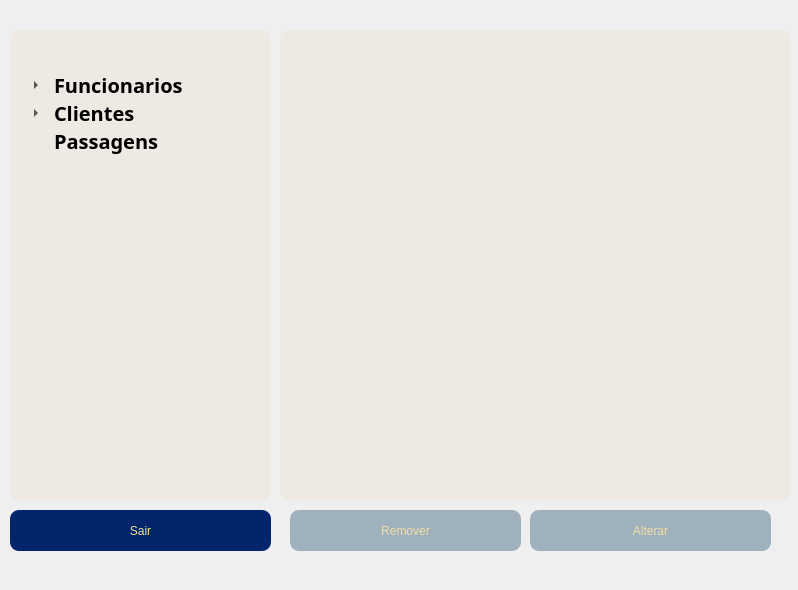
<?xml version="1.0" encoding="UTF-8"?>
<ui version="4.0">
 <class>telaMenuGerente</class>
 <widget class="QMainWindow" name="telaMenuGerente">
  <property name="geometry">
   <rect>
    <x>0</x>
    <y>0</y>
    <width>798</width>
    <height>590</height>
   </rect>
  </property>
  <property name="windowTitle">
   <string>AirSys - Menu</string>
  </property>
  <property name="styleSheet">
   <string notr="true">#telaMenuGerente
{
background-image: url(:/fundos/fundo3.jpg);
}

#tabelaFuncionarios
{
border-radius: 10px;
background-color: rgba(239, 230, 221, 150);
}

#frameListaOpcoes
{
border-radius: 10px;
background-color: rgba(239, 230, 221, 150);
}

#listaOpcoes
{
font: 15pt &quot;MathJax_Size1&quot;;
background-color: rgb(255, 255, 255, 0);
}

#botaoVoltar
{
font: 14pt &quot;Bitstream Vera Sans&quot;;
border-radius:9px;
color: rgb(243, 223, 162);
background-color: rgb(3, 37, 108);
}
#botaoVoltar:hover
{
font: 14pt &quot;Bitstream Vera Sans&quot;;
border-radius:9px;
background-color: #6E8898;
}

#botaoRemover
{
font: 14pt &quot;Bitstream Vera Sans&quot;;
border-radius:9px;
color: rgb(243, 223, 162);
background-color: #9FB1BC;
}
#botaoRemover:hover
{
font: 14pt &quot;Bitstream Vera Sans&quot;;
border-radius:9px;
background-color: #6E8898;
}

#botaoAlterar
{
font: 14pt &quot;Bitstream Vera Sans&quot;;
border-radius:9px;
color: rgb(243, 223, 162);
background-color: #9FB1BC;
}
#botaoAlterar:hover
{
font: 14pt &quot;Bitstream Vera Sans&quot;;
border-radius:9px;
background-color: #6E8898;
}</string>
  </property>
  <widget class="QWidget" name="centralwidget">
   <widget class="QTableWidget" name="tabelaFuncionarios">
    <property name="geometry">
     <rect>
      <x>280</x>
      <y>30</y>
      <width>511</width>
      <height>471</height>
     </rect>
    </property>
    <property name="font">
     <font>
      <pointsize>12</pointsize>
     </font>
    </property>
    <property name="verticalScrollBarPolicy">
     <enum>Qt::ScrollBarAlwaysOff</enum>
    </property>
    <property name="sizeAdjustPolicy">
     <enum>QAbstractScrollArea::AdjustIgnored</enum>
    </property>
    <property name="autoScroll">
     <bool>true</bool>
    </property>
    <property name="showDropIndicator" stdset="0">
     <bool>false</bool>
    </property>
    <property name="alternatingRowColors">
     <bool>false</bool>
    </property>
    <property name="selectionMode">
     <enum>QAbstractItemView::SingleSelection</enum>
    </property>
    <property name="selectionBehavior">
     <enum>QAbstractItemView::SelectRows</enum>
    </property>
    <property name="showGrid">
     <bool>false</bool>
    </property>
    <property name="gridStyle">
     <enum>Qt::NoPen</enum>
    </property>
    <property name="cornerButtonEnabled">
     <bool>false</bool>
    </property>
    <attribute name="horizontalHeaderVisible">
     <bool>false</bool>
    </attribute>
    <attribute name="horizontalHeaderDefaultSectionSize">
     <number>101</number>
    </attribute>
    <attribute name="horizontalHeaderStretchLastSection">
     <bool>false</bool>
    </attribute>
    <attribute name="verticalHeaderVisible">
     <bool>false</bool>
    </attribute>
    <attribute name="verticalHeaderDefaultSectionSize">
     <number>60</number>
    </attribute>
    <row>
     <property name="text">
      <string>New Row</string>
     </property>
    </row>
    <row>
     <property name="text">
      <string>New Row</string>
     </property>
    </row>
    <row>
     <property name="text">
      <string>New Row</string>
     </property>
    </row>
    <row>
     <property name="text">
      <string>New Row</string>
     </property>
    </row>
    <row>
     <property name="text">
      <string>New Row</string>
     </property>
    </row>
    <row>
     <property name="text">
      <string>New Row</string>
     </property>
    </row>
    <row>
     <property name="text">
      <string>New Row</string>
     </property>
    </row>
    <row>
     <property name="text">
      <string>New Row</string>
     </property>
    </row>
    <column>
     <property name="text">
      <string>New Column</string>
     </property>
    </column>
    <column>
     <property name="text">
      <string>codigo</string>
     </property>
    </column>
    <column>
     <property name="text">
      <string>nome</string>
     </property>
    </column>
    <column>
     <property name="text">
      <string>cpf</string>
     </property>
    </column>
    <column>
     <property name="text">
      <string>numVendas</string>
     </property>
    </column>
   </widget>
   <widget class="QFrame" name="frameListaOpcoes">
    <property name="geometry">
     <rect>
      <x>10</x>
      <y>30</y>
      <width>261</width>
      <height>471</height>
     </rect>
    </property>
    <property name="frameShape">
     <enum>QFrame::StyledPanel</enum>
    </property>
    <property name="frameShadow">
     <enum>QFrame::Raised</enum>
    </property>
    <widget class="QTreeWidget" name="listaOpcoes">
     <property name="geometry">
      <rect>
       <x>10</x>
       <y>40</y>
       <width>241</width>
       <height>361</height>
      </rect>
     </property>
     <property name="font">
      <font>
       <family>MathJax_Size1</family>
       <pointsize>15</pointsize>
       <weight>50</weight>
       <italic>false</italic>
       <bold>false</bold>
      </font>
     </property>
     <property name="styleSheet">
      <string notr="true"/>
     </property>
     <property name="autoScroll">
      <bool>false</bool>
     </property>
     <property name="editTriggers">
      <set>QAbstractItemView::EditKeyPressed</set>
     </property>
     <property name="selectionMode">
      <enum>QAbstractItemView::SingleSelection</enum>
     </property>
     <property name="indentation">
      <number>30</number>
     </property>
     <property name="uniformRowHeights">
      <bool>false</bool>
     </property>
     <property name="sortingEnabled">
      <bool>false</bool>
     </property>
     <property name="allColumnsShowFocus">
      <bool>false</bool>
     </property>
     <attribute name="headerVisible">
      <bool>false</bool>
     </attribute>
     <attribute name="headerCascadingSectionResizes">
      <bool>true</bool>
     </attribute>
     <attribute name="headerMinimumSectionSize">
      <number>30</number>
     </attribute>
     <column>
      <property name="text">
       <string>Opções</string>
      </property>
      <property name="textAlignment">
       <set>AlignCenter</set>
      </property>
     </column>
     <item>
      <property name="text">
       <string>Funcionarios</string>
      </property>
      <property name="font">
       <font>
        <weight>75</weight>
        <bold>true</bold>
       </font>
      </property>
      <item>
       <property name="text">
        <string>Registrar</string>
       </property>
      </item>
     </item>
     <item>
      <property name="text">
       <string>Clientes</string>
      </property>
      <property name="font">
       <font>
        <weight>75</weight>
        <bold>true</bold>
       </font>
      </property>
      <item>
       <property name="text">
        <string>Registrar</string>
       </property>
      </item>
     </item>
     <item>
      <property name="text">
       <string>Passagens</string>
      </property>
      <property name="font">
       <font>
        <weight>75</weight>
        <bold>true</bold>
       </font>
      </property>
     </item>
    </widget>
   </widget>
   <widget class="QPushButton" name="botaoVoltar">
    <property name="geometry">
     <rect>
      <x>10</x>
      <y>510</y>
      <width>261</width>
      <height>41</height>
     </rect>
    </property>
    <property name="text">
     <string>Sair</string>
    </property>
   </widget>
   <widget class="QPushButton" name="botaoRemover">
    <property name="geometry">
     <rect>
      <x>290</x>
      <y>510</y>
      <width>231</width>
      <height>41</height>
     </rect>
    </property>
    <property name="text">
     <string>Remover</string>
    </property>
   </widget>
   <widget class="QPushButton" name="botaoAlterar">
    <property name="geometry">
     <rect>
      <x>530</x>
      <y>510</y>
      <width>241</width>
      <height>41</height>
     </rect>
    </property>
    <property name="text">
     <string>Alterar</string>
    </property>
   </widget>
  </widget>
  <widget class="QMenuBar" name="menubar">
   <property name="geometry">
    <rect>
     <x>0</x>
     <y>0</y>
     <width>798</width>
     <height>22</height>
    </rect>
   </property>
  </widget>
 </widget>
 <resources>
  <include location="../recursos/recursos.qrc"/>
 </resources>
 <connections/>
</ui>
